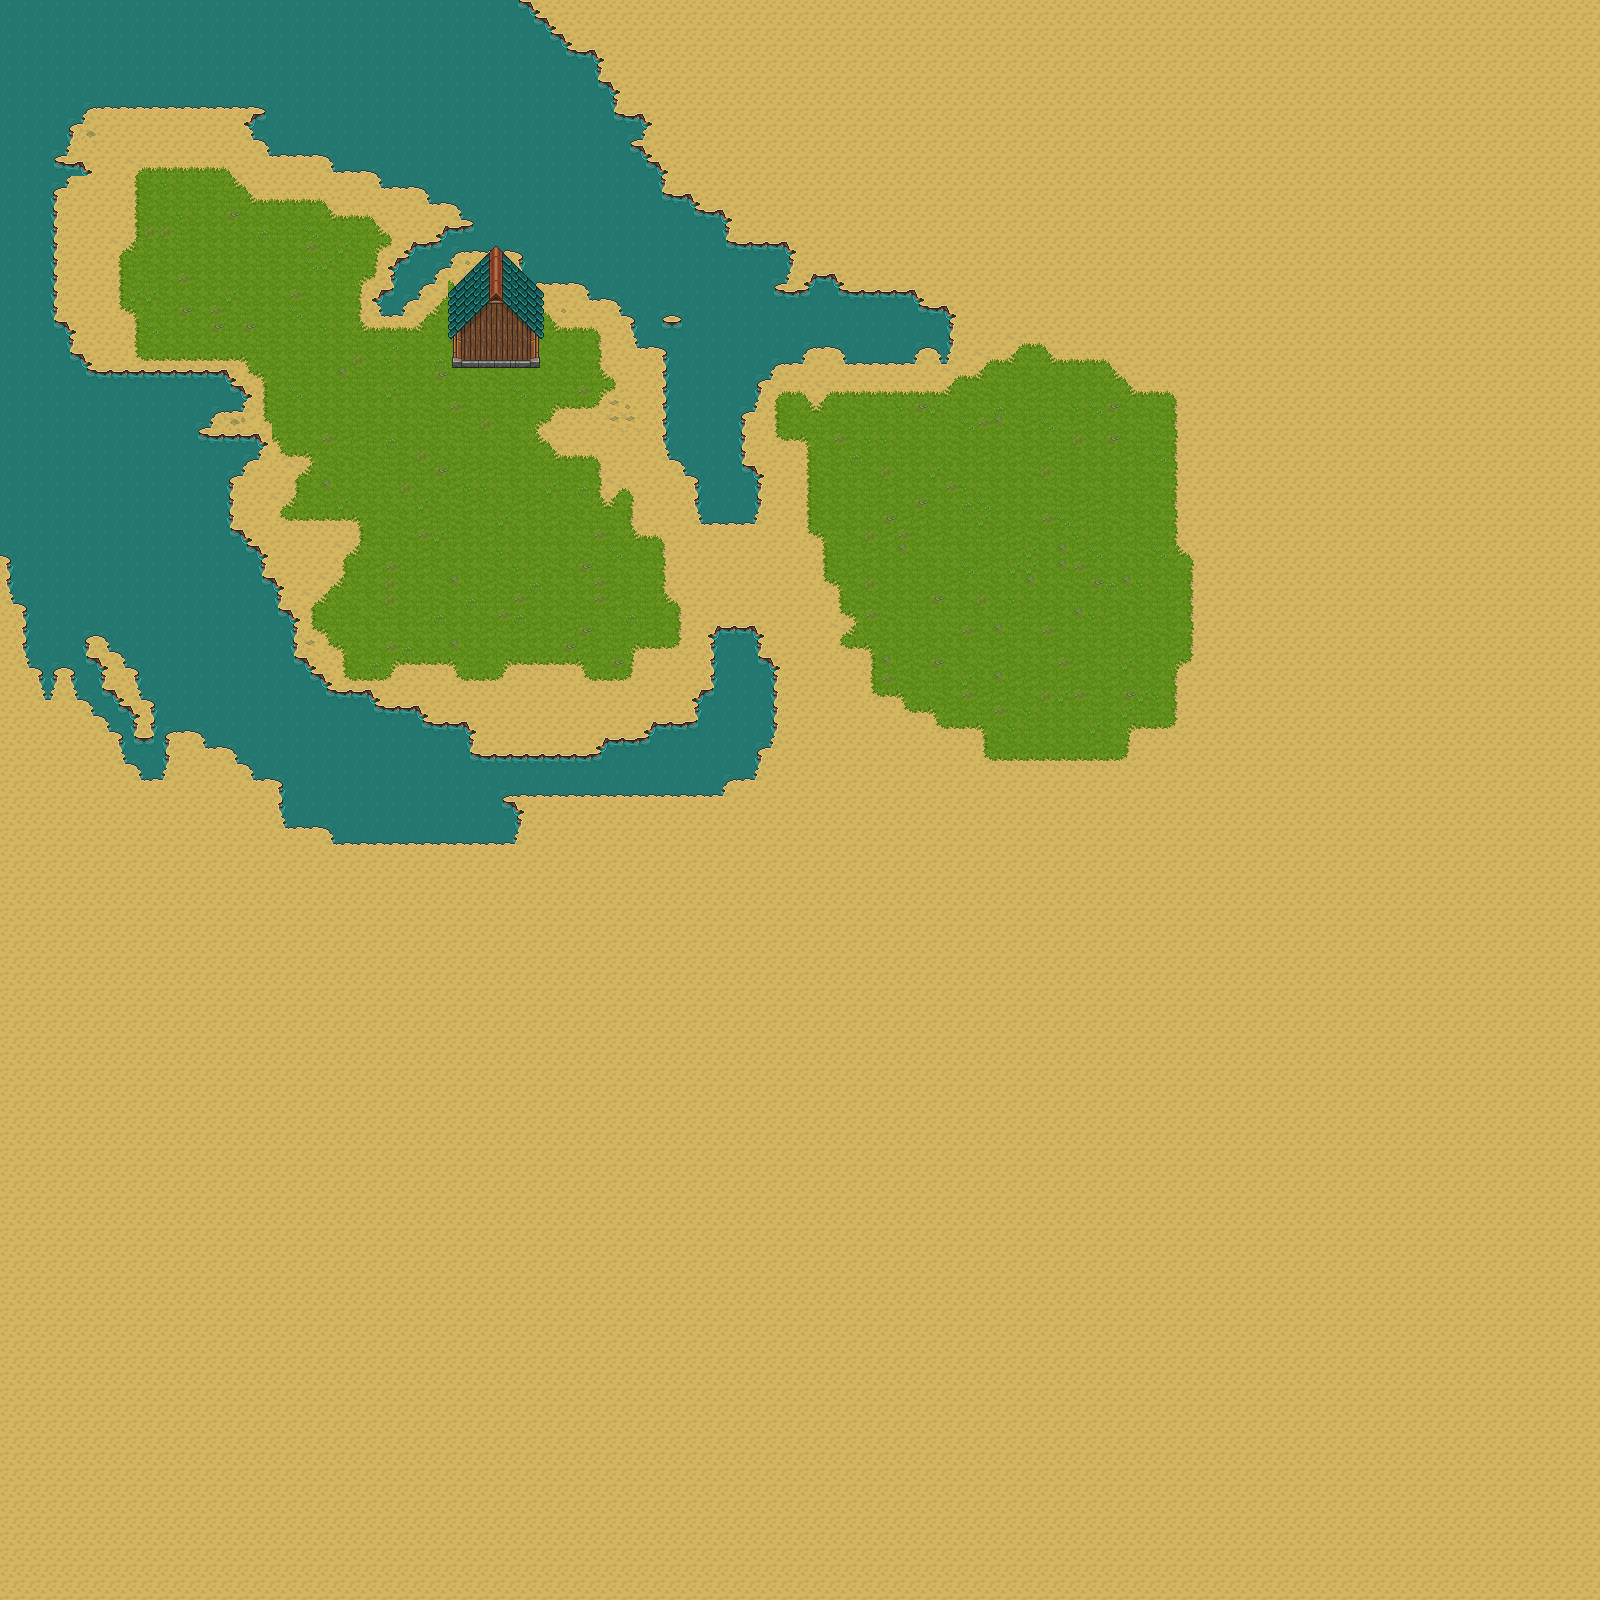

Rendered tile map (Tiled .tmx) drawn with the repository's tilesets; below, a short description and the map source with its tile grids summarised:
An orthogonal 100x100 tile map with 16x16 px tiles, 4 tile layers (Rutelag 1, Hitboks, Ground, Rutelag 2), 1 hidden layer not drawn and 8 objects (6x TestGame.Objects.Entities.Structures.Tre, 2x Zombie).

<map version="1.5" tiledversion="1.7.2" orientation="orthogonal" renderorder="right-down" width="100" height="100" tilewidth="16" tileheight="16" infinite="0" nextlayerid="12" nextobjectid="33">
 <tileset firstgid="1" name="CRAFTLAND" tilewidth="16" tileheight="16" tilecount="1240" columns="40">
  <image source="!CL_DEMO.png" width="640" height="496" />
  <tile id="82" probability="5" />
  <tile id="98" probability="0.3" />
  <tile id="207" probability="0.2" />
  <tile id="208" probability="0.2" />
  <tile id="209" probability="0.2" />
  <tile id="210" probability="0.2" />
  <tile id="247" probability="0.3" />
  <tile id="248" probability="0.2" />
  <tile id="249" probability="0.2" />
  <tile id="250" probability="0.2" />
  <wangsets>
   <wangset name="Grass" type="mixed" tile="-1">
    <wangcolor name="Sand" color="#ff0000" tile="-1" probability="1" />
    <wangcolor name="Grass" color="#00ff00" tile="-1" probability="1" />
    <wangcolor name="Water" color="#0000ff" tile="-1" probability="1" />
    <wangcolor name="StoneWall" color="#ff7700" tile="-1" probability="1" />
    <wangtile tileid="0" wangid="0,0,0,4,0,0,0,0" />
    <wangtile tileid="1" wangid="0,0,0,4,0,4,0,0" />
    <wangtile tileid="2" wangid="0,0,0,4,0,4,0,0" />
    <wangtile tileid="3" wangid="0,0,0,0,0,4,0,0" />
    <wangtile tileid="4" wangid="0,2,0,4,0,2,0,2" />
    <wangtile tileid="5" wangid="0,2,0,2,0,4,0,2" />
    <wangtile tileid="6" wangid="0,2,0,4,0,2,0,2" />
    <wangtile tileid="7" wangid="2,2,2,1,2,2,2,2" />
    <wangtile tileid="8" wangid="2,2,2,2,2,1,2,2" />
    <wangtile tileid="9" wangid="0,1,0,1,0,1,0,2" />
    <wangtile tileid="10" wangid="0,2,0,1,0,1,0,1" />
    <wangtile tileid="11" wangid="1,1,1,2,1,1,1,1" />
    <wangtile tileid="12" wangid="1,1,1,1,1,2,1,1" />
    <wangtile tileid="15" wangid="0,3,3,3,3,3,0,1" />
    <wangtile tileid="16" wangid="0,1,0,3,3,3,3,3" />
    <wangtile tileid="17" wangid="1,1,0,3,0,1,1,1" />
    <wangtile tileid="18" wangid="1,1,1,1,0,3,0,1" />
    <wangtile tileid="40" wangid="0,4,0,4,0,0,0,0" />
    <wangtile tileid="41" wangid="2,2,2,2,2,2,2,2" />
    <wangtile tileid="42" wangid="2,2,2,2,2,2,2,2" />
    <wangtile tileid="43" wangid="0,0,0,0,0,4,0,4" />
    <wangtile tileid="44" wangid="0,4,0,4,0,4,0,2" />
    <wangtile tileid="45" wangid="0,2,0,4,0,4,0,4" />
    <wangtile tileid="46" wangid="0,4,0,4,0,2,0,2" />
    <wangtile tileid="47" wangid="2,1,2,2,2,2,2,2" />
    <wangtile tileid="48" wangid="2,2,2,2,2,2,2,1" />
    <wangtile tileid="49" wangid="0,1,0,1,0,2,0,1" />
    <wangtile tileid="50" wangid="0,1,0,2,0,1,0,1" />
    <wangtile tileid="51" wangid="1,2,1,1,1,1,1,1" />
    <wangtile tileid="52" wangid="1,1,1,1,1,1,1,2" />
    <wangtile tileid="55" wangid="3,3,3,3,0,1,0,3" />
    <wangtile tileid="56" wangid="3,3,0,1,0,3,3,3" />
    <wangtile tileid="57" wangid="0,3,0,1,1,1,1,1" />
    <wangtile tileid="58" wangid="0,1,1,1,1,1,0,3" />
    <wangtile tileid="80" wangid="0,4,0,4,0,0,0,0" />
    <wangtile tileid="81" wangid="2,2,2,2,2,2,2,2" />
    <wangtile tileid="82" wangid="2,2,2,2,2,2,2,2" />
    <wangtile tileid="83" wangid="0,0,0,0,0,4,0,4" />
    <wangtile tileid="84" wangid="0,4,0,0,0,4,0,4" />
    <wangtile tileid="85" wangid="0,4,0,4,0,0,0,4" />
    <wangtile tileid="86" wangid="0,4,0,4,0,4,0,2" />
    <wangtile tileid="87" wangid="2,2,0,1,0,2,2,2" />
    <wangtile tileid="88" wangid="2,2,0,1,1,1,0,2" />
    <wangtile tileid="89" wangid="2,2,2,2,0,1,0,2" />
    <wangtile tileid="90" wangid="1,1,0,2,0,1,1,1" />
    <wangtile tileid="91" wangid="1,1,0,2,2,2,0,1" />
    <wangtile tileid="92" wangid="1,1,1,1,0,2,0,1" />
    <wangtile tileid="93" wangid="1,1,1,1,1,1,1,1" />
    <wangtile tileid="94" wangid="1,1,1,1,1,1,1,1" />
    <wangtile tileid="95" wangid="1,1,0,3,0,1,1,1" />
    <wangtile tileid="96" wangid="1,1,0,3,3,3,0,1" />
    <wangtile tileid="97" wangid="1,1,1,1,0,3,0,1" />
    <wangtile tileid="120" wangid="0,4,0,4,0,0,0,0" />
    <wangtile tileid="121" wangid="0,4,0,0,0,0,0,4" />
    <wangtile tileid="122" wangid="0,4,0,0,0,0,0,4" />
    <wangtile tileid="123" wangid="0,0,0,0,0,4,0,4" />
    <wangtile tileid="126" wangid="0,2,0,2,0,4,0,2" />
    <wangtile tileid="127" wangid="0,1,1,1,0,2,2,2" />
    <wangtile tileid="128" wangid="1,1,1,1,1,1,1,1" />
    <wangtile tileid="129" wangid="0,2,2,2,0,1,1,1" />
    <wangtile tileid="130" wangid="0,2,2,2,0,1,1,1" />
    <wangtile tileid="131" wangid="2,2,2,2,2,2,2,2" />
    <wangtile tileid="132" wangid="0,1,1,1,0,2,2,2" />
    <wangtile tileid="133" wangid="1,1,1,1,1,1,1,1" />
    <wangtile tileid="134" wangid="1,1,1,1,1,1,1,1" />
    <wangtile tileid="135" wangid="0,3,3,3,0,1,1,1" />
    <wangtile tileid="136" wangid="3,3,3,3,3,3,3,3" />
    <wangtile tileid="137" wangid="0,1,1,1,0,3,3,3" />
    <wangtile tileid="160" wangid="0,4,0,0,0,0,0,0" />
    <wangtile tileid="161" wangid="0,4,0,0,0,0,0,4" />
    <wangtile tileid="162" wangid="0,4,0,0,0,0,0,4" />
    <wangtile tileid="163" wangid="0,0,0,0,0,0,0,4" />
    <wangtile tileid="166" wangid="0,2,0,2,0,4,0,4" />
    <wangtile tileid="167" wangid="0,1,0,2,2,2,2,2" />
    <wangtile tileid="168" wangid="1,1,0,2,2,2,0,1" />
    <wangtile tileid="169" wangid="0,2,2,2,2,2,0,1" />
    <wangtile tileid="170" wangid="0,2,0,1,1,1,1,1" />
    <wangtile tileid="171" wangid="2,2,0,1,1,1,0,2" />
    <wangtile tileid="172" wangid="0,1,1,1,1,1,0,2" />
    <wangtile tileid="175" wangid="0,3,0,1,1,1,1,1" />
    <wangtile tileid="176" wangid="3,3,0,1,1,1,0,3" />
    <wangtile tileid="177" wangid="0,1,1,1,1,1,0,3" />
    <wangtile tileid="206" wangid="0,2,0,4,0,4,0,4" />
    <wangtile tileid="207" wangid="2,2,2,2,2,2,2,2" />
    <wangtile tileid="208" wangid="2,2,2,2,2,2,2,2" />
    <wangtile tileid="209" wangid="2,2,2,2,2,2,2,2" />
    <wangtile tileid="210" wangid="2,2,2,2,2,2,2,2" />
    <wangtile tileid="247" wangid="2,2,2,2,2,2,2,2" />
    <wangtile tileid="248" wangid="2,2,2,2,2,2,2,2" />
    <wangtile tileid="249" wangid="2,2,2,2,2,2,2,2" />
    <wangtile tileid="250" wangid="2,2,2,2,2,2,2,2" />
   </wangset>
  </wangsets>
 </tileset>
 <layer id="1" name="Rutelag 1" width="100" height="100">
  <data>[10000 cells, 10000 non-empty, 54 distinct tile ids]</data>
 </layer>
 <layer id="9" name="Hitboks" width="100" height="100">
  <data>[10000 cells, 0 non-empty, 0 distinct tile ids]</data>
 </layer>
 <layer id="8" name="Ground" width="100" height="100">
  <data>[10000 cells, 0 non-empty, 0 distinct tile ids]</data>
 </layer>
 <objectgroup id="4" name="Objects">
  <object id="1" name="Zombie" type="Zombie" x="505" y="575.167">
   <properties>
    <property name="id" type="int" value="1" />
    <property name="size" value="1" />
   </properties>
   <point />
  </object>
  <object id="5" name="Zombie" type="Zombie" x="542.667" y="478.833">
   <properties>
    <property name="id" type="int" value="1" />
    <property name="size" value="2" />
   </properties>
   <point />
  </object>
  <object id="21" name="Tree" type="TestGame.Objects.Entities.Structures.Tree" x="168" y="349">
   <properties>
    <property name="id" type="int" value="401" />
   </properties>
   <point />
  </object>
  <object id="22" name="Tree" type="TestGame.Objects.Entities.Structures.Tree" x="295.333" y="219.333">
   <properties>
    <property name="id" type="int" value="401" />
   </properties>
   <point />
  </object>
  <object id="28" name="Tree" type="TestGame.Objects.Entities.Structures.Tree" x="295.333" y="219.333">
   <properties>
    <property name="id" type="int" value="401" />
   </properties>
   <point />
  </object>
  </objectgroup>
 <layer id="6" name="Rutelag 2" width="100" height="100">
  <data>[10000 cells, 48 non-empty, 48 distinct tile ids]</data>
 </layer>
 <layer id="10" name="Rutelag 5" width="100" height="100" visible="0">
  <data>[10000 cells, 0 non-empty, 0 distinct tile ids]</data>
 </layer>
</map>
<!-- 3 of 8 objects omitted -->
